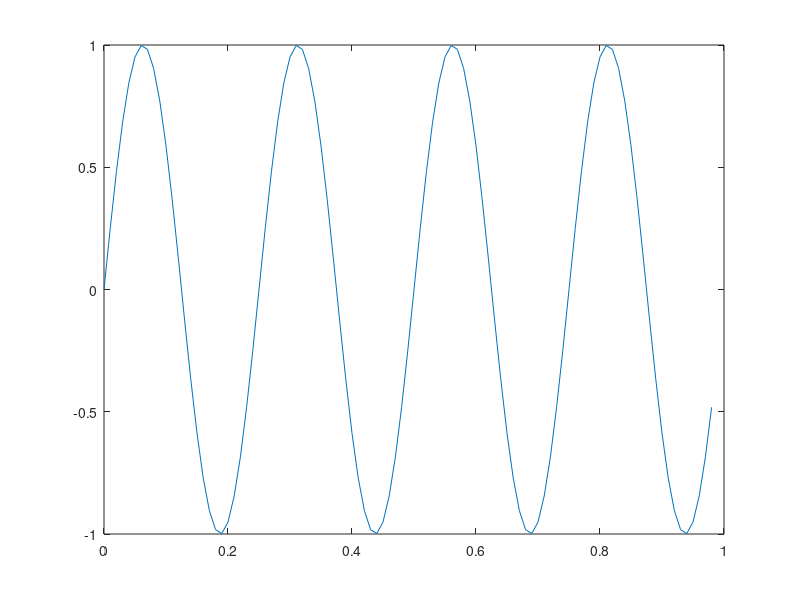

MATLAB code to generate this figure:
%{
  This file contains examples on the plotting functions in matlab
%}

x = [0:0.01:0.98];
y = sin(2*pi*4*x);
z = cos(2*pi*4*x);

plot(x, y);

% Closing a plot
close();

% Creating plots in figures

figure(1): plot(x, y);
figure(2): plot(x, z);

clf;
